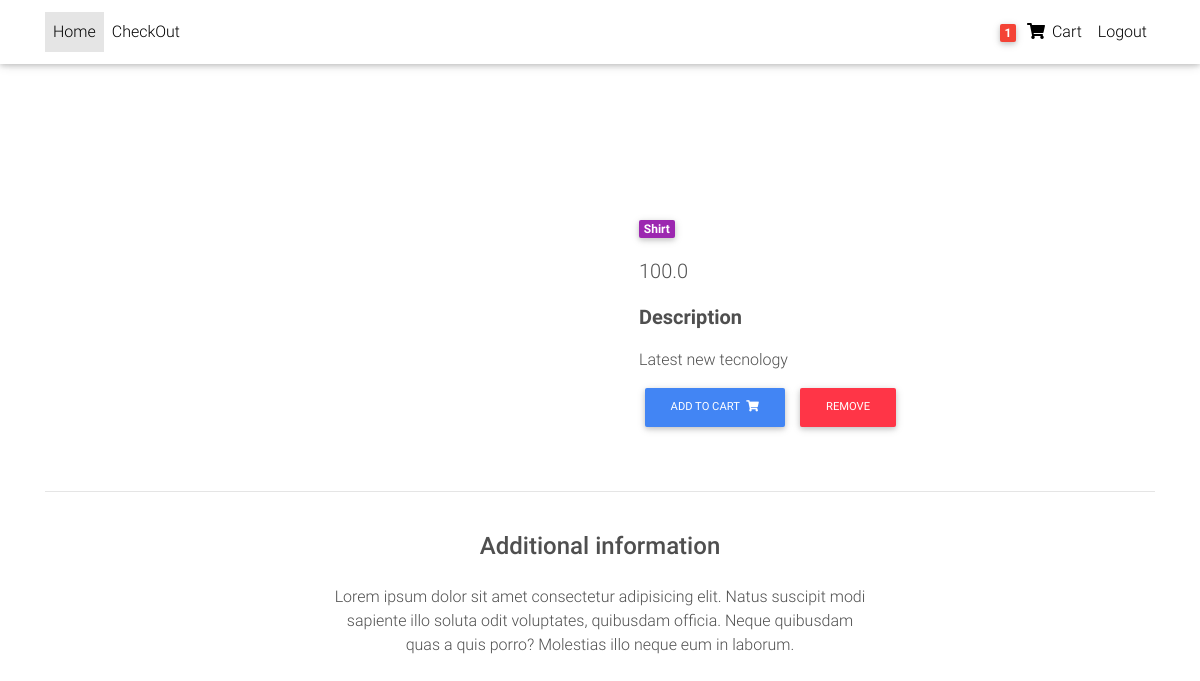
The app's page /product/test-product-3/ (signed in) with its own data.
### core/models.py (models this page shows, shortened)
class Order(models.Model):
    user = models.ForeignKey(settings.AUTH_USER_MODEL,on_delete=models.CASCADE)
    items=models.ManyToManyField(OrderItems)
    start_date=models.DateTimeField(auto_now_add=True)
    order_date=models.DateTimeField()
    ordered=models.BooleanField(default=False)
    billing_address=models.ForeignKey('BillingAddress',on_delete=models.SET_NULL,blank=True,null=True)

class Items(models.Model):
    title=models.CharField(max_length=100);
    price=models.FloatField();
    discount_price=models.FloatField(blank=True,null=True);
    category=models.CharField(choices=CATEGRIES_CHOICES,max_length=2);
    label=models.CharField(choices=LABEL_CHOICES,max_length=1);
    slug=models.SlugField();
    description=models.TextField(default="Latest new tecnology");
    def get_add_to_cart_url(self):
        return reverse("core:add-to-cart",kwargs={
            'slug':self.slug
        })
    def get_remove_from_cart_url(self):
        return reverse("core:remove-from-cart",kwargs={
            'slug':self.slug
        })

### core/views.py (the view)
# urls.py: path('product/<slug>/', ItemDetailView.as_view(), name='product'),
class ItemDetailView(DetailView):
    model=Items
    template_name="product.html"

### core/templatetags/cart_template_tags.py (called while the page is built)
@register.filter
def cart_item_count(user):
    if user.is_authenticated:
        qs=Order.objects.filter(user=user,ordered=False)
        if(qs.exists()):
            return qs[0].items.count()
    return 0

### templates/product.html (shortened to what this page needs)
{% load static %}
{% include "base.html" %}
<!DOCTYPE html>
<html lang="en">
<body>
  <main class="mt-5 pt-4">
    <div class="container dark-grey-text mt-5">
      <div class="row wow fadeIn">
        <div class="col-md-6 mb-4">
        </div>
        <div class="col-md-6 mb-4">
          <div class="p-4">
            <div class="mb-3">
              <a href="">
                <span class="badge purple mr-1">{{ object.get_category_display}}</span>
              </a>
            </div>
            <p class="lead">
              {% if object.discount_price %}
              <span class="mr-1">
                <del>{{ object.price }}</del>
              </span>
              <span>{{ object.discount_price }}</span>
              {% else %}
              <span>{{ object.price }}</span>
              {% endif %}
            </p>
            <p class="lead font-weight-bold">Description</p>
            <p>{{ object.description }}</p>
            <a href="{{ object.get_add_to_cart_url }}" class="btn btn-primary btn-md my-0 p">Add to cart
              <i class="fas fa-shopping-cart ml-1"></i>
            </a>
            <a href="{{ object.get_remove_from_cart_url }}" class="btn btn-danger btn-md my-0 p">Remove
            </a>
          </div>
        </div>
      </div>
      <hr>
      <div class="row d-flex justify-content-center wow fadeIn">
        <div class="col-md-6 text-center">
          <h4 class="my-4 h4">Additional information</h4>
          <p>Lorem ipsum dolor sit amet consectetur adipisicing elit. Natus suscipit modi sapiente illo soluta odit
            voluptates,
            quibusdam officia. Neque quibusdam quas a quis porro? Molestias illo neque eum in laborum.</p>
        </div>
      </div>
      <div class="row wow fadeIn">
        <div class="col-lg-4 col-md-12 mb-4">
        </div>
        <div class="col-lg-4 col-md-6 mb-4">
        </div>
        <div class="col-lg-4 col-md-6 mb-4">
        </div>
      </div>
    </div>
  </main>
</body>
</html>

### templates/navbar.html (shortened to what this page needs)
{% load cart_template_tags %}
<nav class="navbar fixed-top navbar-expand-lg navbar-light white scrolling-navbar">
    <div class="container">
        <div class="collapse navbar-collapse" id="navbarSupportedContent">
            <ul class="navbar-nav mr-auto">
                <li class="nav-item active">
                    <a class="nav-link waves-effect" href="/">Home
                    </a>
                </li>
                <li class="nav-item">
                    <a class="nav-link waves-effect" href="checkout/" target="_blank">CheckOut </a>
                </li>
            </ul>
            <ul class="navbar-nav nav-flex-icons">
                {% if request.user.is_authenticated %}
                <li class="nav-item">
                    <a href="{% url 'core:order-summary' %}" class="nav-link waves-effect">
                        <span class="badge red z-depth-1 mr-1"> {{ request.user|cart_item_count }} </span>
                        <i class="fas fa-shopping-cart"></i>
                        <span class="clearfix d-none d-sm-inline-block"> Cart </span>
                    </a>
                </li>
                <li class="nav-item">
                    <a class="nav-link waves-effect" href="{% url 'account_logout' %}">
                        <span class="clearfix d-none d-sm-inline-block"> Logout </span>
                    </a>
                </li>
                {% endif %}
            </ul>
        </div>
    </div>
</nav>

### templates/base.html (style rules this page uses)
html, body, header, .carousel { height: 60vh; }

### records on screen
Items: category "Shirt", price "100.0", description "Latest new tecnology"

### other values on screen
{{ request.user|cart_item_count }} "1"
